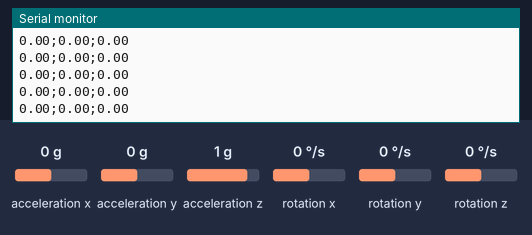
The sketch below on a simulated Arduino Uno, built with avr-gcc and run on an emulated ATmega328P. Parts: the last lines printed to the serial monitor. Inputs (shaded band) come from the test bench; at power-on: acceleration x 0 g, acceleration y 0 g, acceleration z 1 g, rotation z 0 °/s, rotation x 0 °/s, rotation y 0 °/s.

Above: at 1.7 s.
1.8 s: acceleration x set to -1.4 g
At 2.5 s:
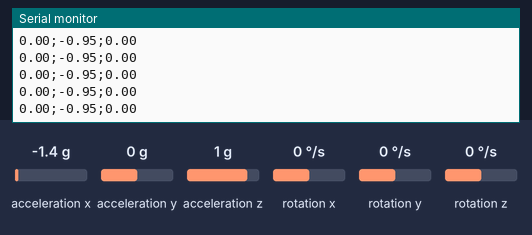
3.3 s: acceleration y set to -1.4 g
At 4.3 s:
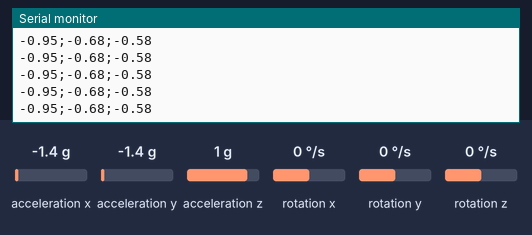
4.8 s: acceleration z set to -1.4 g
At 5.6 s:
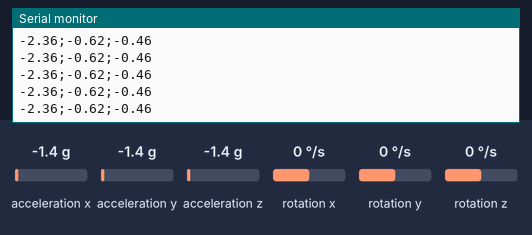
6.3 s: rotation z set to -192 °/s
At 6.9 s:
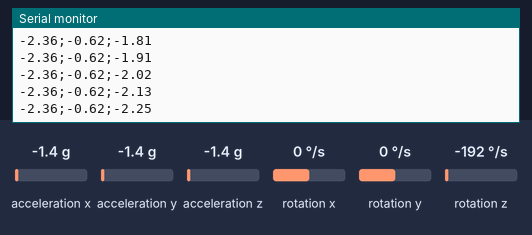
Timing chart, 0 to 8.8 s (numbered marks = the images above; inputs shaded):
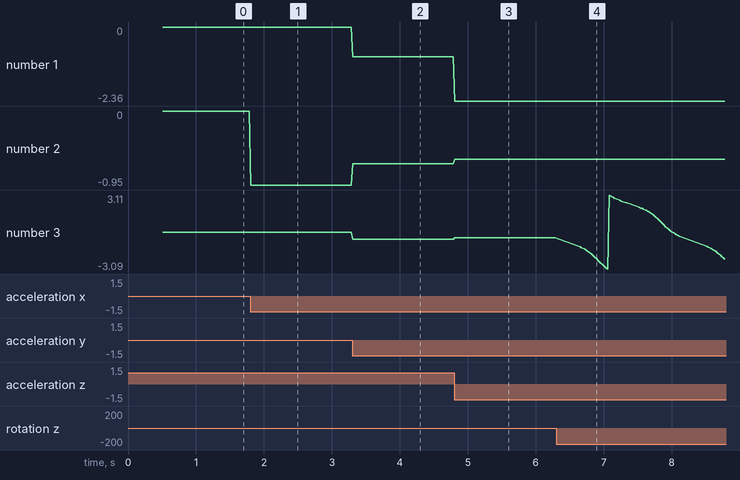

Measured:
- after the input at 1.8 s, the serial monitor: prints a new line at once (image 1)
- after the input at 3.3 s, the serial monitor: prints a new line at once (image 2)
- after the input at 4.8 s, the serial monitor: prints a new line at once (image 3)
- after the input at 6.3 s, the serial monitor: prints a new line at once (image 4)
- plotted number 1: -0.95 → -2.36 after the input at 4.8 s
- plotted number 2: 0 → -0.95 after the input at 1.8 s, -0.95 → -0.68 after the input at 3.3 s, -0.68 → -0.62 after the input at 4.8 s
- plotted number 3: 0 → -0.58 after the input at 3.3 s, -0.58 → -0.46 after the input at 4.8 s, -0.46 → -2.28 after the input at 6.3 s

The sketch:

gy-521.ino
```cpp
#include "I2Cdev.h"
#include "MPU6050_6Axis_MotionApps20.h"
MPU6050 mpu;

uint8_t fifoBuffer[45]; // buffer to read DMP
float ypr[3]; // yaw pitch roll

void setup() {
  Serial.begin(115200);
  Wire.begin();
  //Wire.setClock(1000000UL);

  // initialize DMP
  mpu.initialize();
  mpu.dmpInitialize();
  mpu.setDMPEnabled(true);
}

void loop() {
  static uint32_t tmr;
  if (millis() - tmr >= 11) {  // таймер на 11 мс
    if (mpu.dmpGetCurrentFIFOPacket(fifoBuffer)) {
      // переменные для расчёта (ypr можно вынести в глобал)
      Quaternion q;
      VectorFloat gravity;

      // расчёты
      mpu.dmpGetQuaternion(&q, fifoBuffer);
      mpu.dmpGetGravity(&gravity, &q);
      mpu.dmpGetYawPitchRoll(ypr, &q, &gravity);

      // // выводим результат в радианах (-3.14, 3.14)
      Serial.print(ypr[2]); // вокруг оси Z
      Serial.print(';');
      Serial.print(ypr[1]); // вокруг оси Y
      Serial.print(';');
      Serial.print(ypr[0]); // вокруг оси X
      Serial.println();
      // // для градусов можно использовать degrees()

      tmr = millis();  // сброс таймера
    }
  }
}
```
